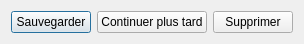
<?xml version="1.0" encoding="UTF-8"?>
<ui version="4.0">
 <class>FenetreFermeture</class>
 <widget class="QDialog" name="FenetreFermeture">
  <property name="geometry">
   <rect>
    <x>0</x>
    <y>0</y>
    <width>280</width>
    <height>41</height>
   </rect>
  </property>
  <property name="windowTitle">
   <string>Fermeture volleyclubstats</string>
  </property>
  <layout class="QGridLayout" name="gridLayout">
   <item row="0" column="0">
    <widget class="QPushButton" name="pushButton">
     <property name="text">
      <string>Sauvegarder</string>
     </property>
    </widget>
   </item>
   <item row="0" column="1">
    <widget class="QPushButton" name="pushButton_2">
     <property name="text">
      <string>Continuer plus tard</string>
     </property>
    </widget>
   </item>
   <item row="0" column="2">
    <widget class="QPushButton" name="pushButton_3">
     <property name="text">
      <string>Supprimer</string>
     </property>
    </widget>
   </item>
  </layout>
 </widget>
 <resources/>
 <connections/>
</ui>
